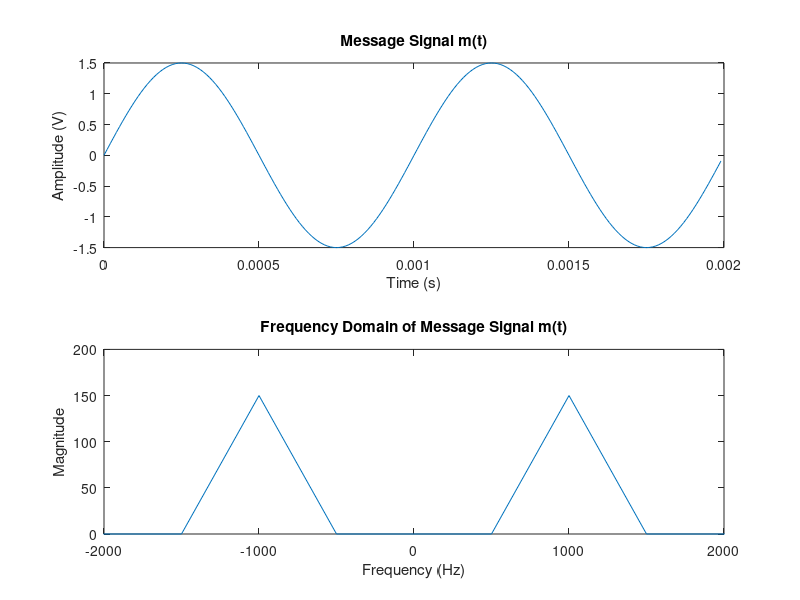

Recreate this plot in MATLAB.
% Define the parameters
fs = 100000;          % Sampling frequency
fm = 1000;           % Message frequency
Am = 1.5;            % Message amplitude
T = 2/fm;            % Duration of one cycle
t = 0:1/fs:T-1/fs;   % Time vector

% Generate the message signal
m = Am*sin(2*pi*fm*t);

% Plot the message signal in time domain
subplot(2,1,1);
plot(t,m);
xlabel('Time (s)');
ylabel('Amplitude (V)');
title('Message Signal m(t)');

% Plot the message signal in frequency domain
N = length(m);
f = (-fs/2:fs/N:fs/2-fs/N);   % Frequency vector
M = abs(fftshift(fft(m,N)));
subplot(2,1,2);
plot(f,M);
xlim([-2000 2000]);
xlabel('Frequency (Hz)');
ylabel('Magnitude');
title('Frequency Domain of Message Signal m(t)');
